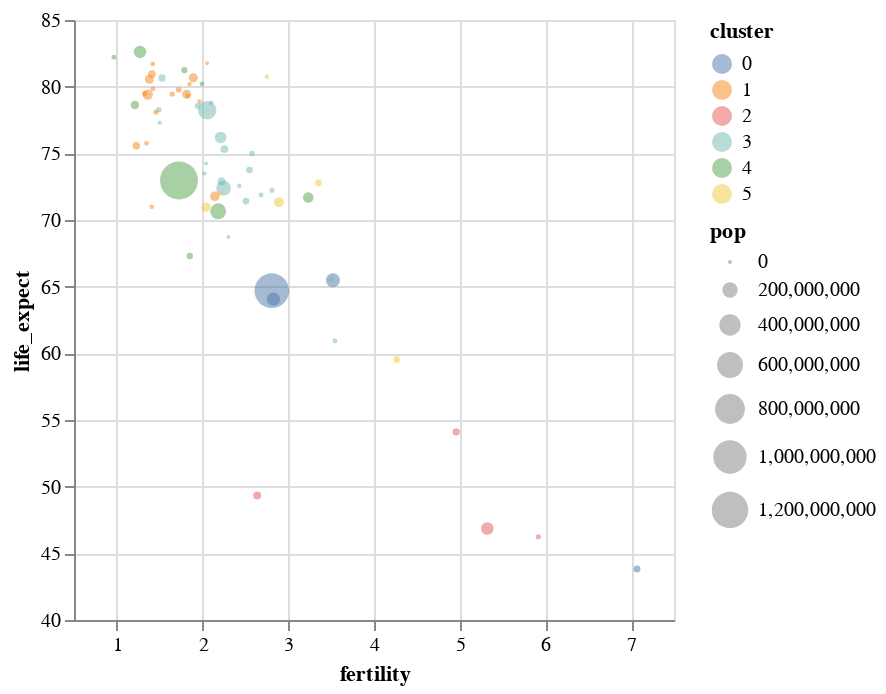

Notebook source saved alongside this figure:
### Code cell
alt.Chart(gap2005).mark_point(filled=True).encode(
alt.X('fertility:Q', scale=alt.Scale(zero=False)),
alt.Y('life_expect:Q', scale=alt.Scale(zero=False)),
alt.Size('pop:Q'),
alt.Color('cluster:N'),
alt.OpacityValue(0.5),
alt.Order('pop:Q', sort='descending'),
tooltip = [alt.Tooltip('country:N'),
           alt.Tooltip('fertility:Q'),
           alt.Tooltip('life_expect:Q')
]
)

### Figure 1 — Vega-Lite specification as saved in the notebook (floating-point values rounded to 4 significant figures)
{"config": {"view": {"continuousWidth": 300, "continuousHeight": 300}}, "data": {"name": "data-ba34af65c64e2b3a5a008687b8c69f55"}, "mark": {"type": "point", "filled": true}, "encoding": {"color": {"field": "cluster", "type": "nominal"}, "opacity": {"value": 0.5}, "order": {"field": "pop", "sort": "descending", "type": "quantitative"}, "size": {"field": "pop", "type": "quantitative"}, "tooltip": [{"field": "country", "type": "nominal"}, {"field": "fertility", "type": "quantitative"}, {"field": "life_expect", "type": "quantitative"}], "x": {"field": "fertility", "scale": {"zero": false}, "type": "quantitative"}, "y": {"field": "life_expect", "scale": {"zero": false}, "type": "quantitative"}}, "$schema": "https://vega.github.io/schema/vega-lite/v5.8.0.json", "datasets": {"data-ba34af65c64e2b3a5a008687b8c69f55": [{"year": 2005, "country": "Afghanistan", "cluster": 0, "pop": 29928987, "life_expect": 43.83, "fertility": 7.069}, {"year": 2005, "country": "Argentina", "cluster": 3, "pop": 39537943, "life_expect": 75.32, "fertility": 2.254}, {"year": 2005, "country": "Aruba", "cluster": 3, "pop": 71566, "life_expect": 74.24, "fertility": 2.04}, {"year": 2005, "country": "Australia", "cluster": 4, "pop": 20090437, "life_expect": 81.23, "fertility": 1.788}, {"year": 2005, "country": "Austria", "cluster": 1, "pop": 8184691, "life_expect": 79.83, "fertility": 1.42}, {"year": 2005, "country": "Bahamas", "cluster": 3, "pop": 301790, "life_expect": 73.5, "fertility": 2.022}, {"year": 2005, "country": "Bangladesh", "cluster": 0, "pop": 144319628, "life_expect": 64.06, "fertility": 2.826}, {"year": 2005, "country": "Barbados", "cluster": 3, "pop": 278870, "life_expect": 77.3, "fertility": 1.5}, {"year": 2005, "country": "Belgium", "cluster": 1, "pop": 10364388, "life_expect": 79.44, "fertility": 1.646}, {"year": 2005, "country": "Bolivia", "cluster": 3, "pop": 8857870, "life_expect": 65.55, "fertility": 3.5}, {"year": 2005, "country": "Brazil", "cluster": 3, "pop": 186112794, "life_expect": 72.39, "fertility": 2.245}, {"year": 2005, "country": "Canada", "cluster": 3, "pop": 32805041, "life_expect": 80.65, "fertility": 1.527}, {"year": 2005, "country": "Chile", "cluster": 3, "pop": 15980912, "life_expect": 78.55, "fertility": 1.944}, {"year": 2005, "country": "China", "cluster": 4, "pop": 1303182268, "life_expect": 72.96, "fertility": 1.725}, {"year": 2005, "country": "Colombia", "cluster": 3, "pop": 42954279, "life_expect": 72.89, "fertility": 2.22}, {"year": 2005, "country": "Costa Rica", "cluster": 3, "pop": 4016173, "life_expect": 78.78, "fertility": 2.099}, {"year": 2005, "country": "Croatia", "cluster": 1, "pop": 4495904, "life_expect": 75.75, "fertility": 1.346}, {"year": 2005, "country": "Cuba", "cluster": 3, "pop": 11346670, "life_expect": 78.27, "fertility": 1.49}, {"year": 2005, "country": "Dominican Republic", "cluster": 3, "pop": 9049595, "life_expect": 72.23, "fertility": 2.81}, {"year": 2005, "country": "Ecuador", "cluster": 3, "pop": 13363593, "life_expect": 74.99, "fertility": 2.578}, {"year": 2005, "country": "Egypt", "cluster": 5, "pop": 77505756, "life_expect": 71.34, "fertility": 2.891}, {"year": 2005, "country": "El Salvador", "cluster": 3, "pop": 6704932, "life_expect": 71.88, "fertility": 2.683}, {"year": 2005, "country": "Finland", "cluster": 1, "pop": 5223442, "life_expect": 79.31, "fertility": 1.825}, {"year": 2005, "country": "France", "cluster": 1, "pop": 60656178, "life_expect": 80.66, "fertility": 1.892}, {"year": 2005, "country": "Georgia", "cluster": 1, "pop": 4677401, "life_expect": 70.99, "fertility": 1.407}, {"year": 2005, "country": "Germany", "cluster": 1, "pop": 82431390, "life_expect": 79.41, "fertility": 1.36}, {"year": 2005, "country": "Greece", "cluster": 1, "pop": 10668354, "life_expect": 79.48, "fertility": 1.325}, {"year": 2005, "country": "Grenada", "cluster": 3, "pop": 89502, "life_expect": 68.72, "fertility": 2.302}, {"year": 2005, "country": "Haiti", "cluster": 3, "pop": 8121622, "life_expect": 60.92, "fertility": 3.545}, {"year": 2005, "country": "Hong Kong", "cluster": 4, "pop": 6898686, "life_expect": 82.21, "fertility": 0.966}, {"year": 2005, "country": "Iceland", "cluster": 1, "pop": 296737, "life_expect": 81.76, "fertility": 2.052}, {"year": 2005, "country": "India", "cluster": 0, "pop": 1080264388, "life_expect": 64.7, "fertility": 2.807}, {"year": 2005, "country": "Indonesia", "cluster": 4, "pop": 218465000, "life_expect": 70.65, "fertility": 2.182}, {"year": 2005, "country": "Iran", "cluster": 5, "pop": 68017860, "life_expect": 70.96, "fertility": 2.04}, {"year": 2005, "country": "Iraq", "cluster": 5, "pop": 26074906, "life_expect": 59.55, "fertility": 4.264}, {"year": 2005, "country": "Ireland", "cluster": 1, "pop": 4015676, "life_expect": 78.89, "fertility": 1.964}, {"year": 2005, "country": "Israel", "cluster": 5, "pop": 6276883, "life_expect": 80.75, "fertility": 2.75}, {"year": 2005, "country": "Italy", "cluster": 1, "pop": 58103033, "life_expect": 80.55, "fertility": 1.379}, {"year": 2005, "country": "Jamaica", "cluster": 3, "pop": 2735520, "life_expect": 72.57, "fertility": 2.429}, {"year": 2005, "country": "Japan", "cluster": 4, "pop": 127417244, "life_expect": 82.6, "fertility": 1.27}, {"year": 2005, "country": "Kenya", "cluster": 2, "pop": 33829590, "life_expect": 54.11, "fertility": 4.959}, {"year": 2005, "country": "South Korea", "cluster": 4, "pop": 22912177, "life_expect": 67.3, "fertility": 1.85}, {"year": 2005, "country": "North Korea", "cluster": 4, "pop": 48640671, "life_expect": 78.62, "fertility": 1.21}, {"year": 2005, "country": "Lebanon", "cluster": 5, "pop": 3826018, "life_expect": 71.99, "fertility": 2.209}, {"year": 2005, "country": "Mexico", "cluster": 3, "pop": 106202903, "life_expect": 76.19, "fertility": 2.211}, {"year": 2005, "country": "Netherlands", "cluster": 1, "pop": 16407491, "life_expect": 79.76, "fertility": 1.721}, {"year": 2005, "country": "New Zealand", "cluster": 4, "pop": 4035461, "life_expect": 80.2, "fertility": 1.994}, {"year": 2005, "country": "Nigeria", "cluster": 2, "pop": 128765768, "life_expect": 46.86, "fertility": 5.322}, {"year": 2005, "country": "Norway", "cluster": 1, "pop": 4593041, "life_expect": 80.2, "fertility": 1.848}, {"year": 2005, "country": "Pakistan", "cluster": 0, "pop": 162419946, "life_expect": 65.48, "fertility": 3.521}, {"year": 2005, "country": "Peru", "cluster": 3, "pop": 27925628, "life_expect": 71.42, "fertility": 2.506}, {"year": 2005, "country": "Philippines", "cluster": 4, "pop": 87857473, "life_expect": 71.69, "fertility": 3.233}, {"year": 2005, "country": "Poland", "cluster": 1, "pop": 38557984, "life_expect": 75.56, "fertility": 1.227}, {"year": 2005, "country": "Portugal", "cluster": 1, "pop": 10566212, "life_expect": 78.1, "fertility": 1.455}, {"year": 2005, "country": "Rwanda", "cluster": 2, "pop": 8440820, "life_expect": 46.24, "fertility": 5.917}, {"year": 2005, "country": "Saudi Arabia", "cluster": 5, "pop": 26417599, "life_expect": 72.78, "fertility": 3.352}, {"year": 2005, "country": "South Africa", "cluster": 2, "pop": 44344136, "life_expect": 49.34, "fertility": 2.637}, {"year": 2005, "country": "Spain", "cluster": 1, "pop": 40341462, "life_expect": 80.94, "fertility": 1.409}, {"year": 2005, "country": "Switzerland", "cluster": 1, "pop": 7489370, "life_expect": 81.7, "fertility": 1.42}, {"year": 2005, "country": "Turkey", "cluster": 1, "pop": 69660559, "life_expect": 71.78, "fertility": 2.143}, {"year": 2005, "country": "United Kingdom", "cluster": 1, "pop": 60441457, "life_expect": 79.42, "fertility": 1.815}, {"year": 2005, "country": "United States", "cluster": 3, "pop": 295734134, "life_expect": 78.24, "fertility": 2.054}, {"year": 2005, "country": "Venezuela", "cluster": 3, "pop": 25375281, "life_expect": 73.75, "fertility": 2.547}]}}
